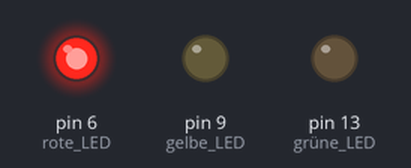
A sketch run on a simulated Arduino Uno, built with avr-gcc and run on an emulated ATmega328P. Parts: output pins drawn as LEDs (lit = HIGH).

Above: at 1.0 s.
At 2.5 s:
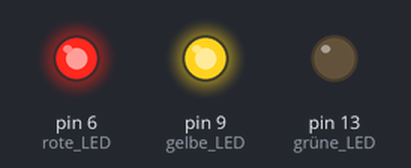
At 4.5 s:
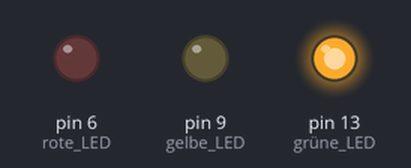
At 6.5 s:
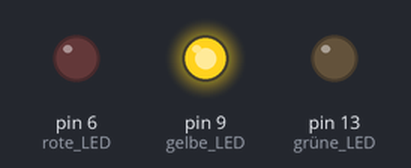
Timing chart, 0 to 9.1 s (numbered marks = the images above):
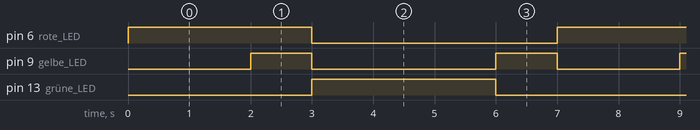

Measured:
- by itself, pin 6 (rote_LED), pin 13 (grüne_LED): alternates HIGH for 3.0 s and LOW for 4.0 s
- by itself, pin 9 (gelbe_LED): repeats every 7.0 s: LOW 3.0 s, HIGH 1.0 s, LOW 2.0 s, HIGH 1.0 s
- by itself, everything shown: repeats every 7.0 s, in 5 steps

The sketch:

Blinker.ino
```cpp
void setup()
{
  pinMode(13, OUTPUT);// grüne LED
  pinMode(9, OUTPUT);// gelbe LED
  pinMode(6, OUTPUT);//rote LED
}

void loop()
{
  digitalWrite(6, HIGH);// rot an
  delay(2000); // wait for 2s
  digitalWrite(9, HIGH);// gelb an
  delay(1000); // wait for 1s
  digitalWrite(6, LOW);// rot aus
  digitalWrite(9, LOW);// gelb aus
  digitalWrite(13, HIGH);// grün an
  delay(3000); // wait for 3s
  digitalWrite(13, LOW);// grün aus
  digitalWrite(9, HIGH);// gelb an
  delay(1000); // wait for 1s
  digitalWrite(9, LOW);// gelb aus
}
```
